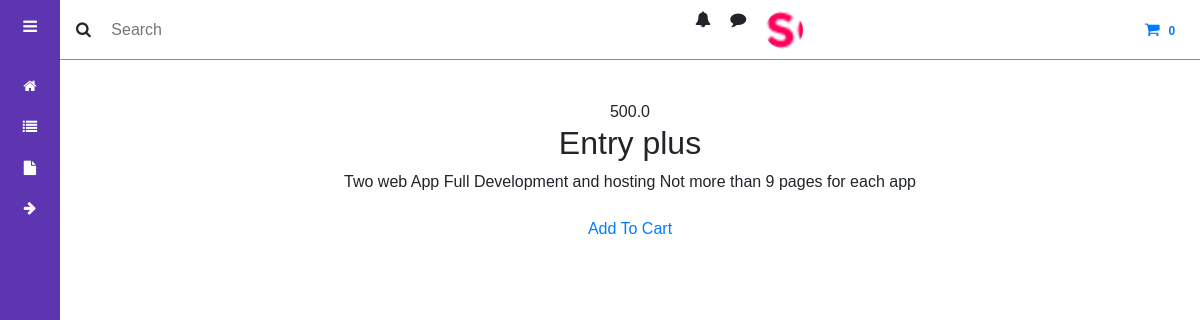
The app's page /dashboard/cart/description/fff-09 (signed in) with its own data.
### app/models.py (models this page shows, shortened)
class Product(models.Model):
  name=models.CharField(max_length=200,null=True)
  slug=models.SlugField()
  price=models.FloatField()
  description=models.TextField(null=True)

### dashboard/views.py (the view)
# urls.py: path('cart/description/<slug:slug>', views.DashboardView, name="desc"),
@login_required(login_url="accounts:login")
def DashboardView(request, slug):
    if request.user.is_authenticated:
        product = Product.objects.get(slug=slug)
        context = {
            'product':product
        }
        return render(request, 'dashboard/package_desc.html', context)

### dashboard/templatetags/cart_tags.py (called while the page is built)
@register.filter
def cart_count(user):
  if user.is_authenticated:
    query=Order.objects.filter(user=user,complete=False)
    if query.exists():
      return query[0].products.count()
  return 0

### dashboard/templates/dashboard/package_desc.html (shortened to what this page needs)
{% extends 'base.html' %}
{% load static %}
{% block content %}
<section class="package-desc">
    <div class="container">
        <div class="row justify-content-center mt-4">
            <div class="col-md-8 col-lg-12 text-center">
                <span>{{product.price}}</span>
                <h2>{{product.name}}</h2>
                <p>{{product.description}}</p>
                <a href="{% url 'dashboard:add_to_cart' slug=product.slug %}" class="btn btn-outline-white">Add To Cart</a>
            </div>
        </div>
    </div>
</section>
{% endblock %}

### templates/base.html (shortened to what this page needs)
{% load static %}
<!DOCTYPE HTML>
<html>
  <head>
  {% load cart_tags %}
    <link href="{% static 'css/admin.css' %}"rel="stylesheet">
    <link href="{% static 'lib/bootstrap/css/bootstrap.min.css' %}" rel="stylesheet">
    <link href="{% static 'lib/font-awesome/css/font-awesome.min.css' %}" rel="stylesheet">
  </head>
</html>
<body>
        <div class="sidebar">
            <div class="sidebar-header">
                <label for="sidebar-toggle" class="fa fa-bars" ></label>
            </div>
            <div class="sidebar-menu">
                <ul>
                    <li>
                        <a href="{% url 'app:home' %}">
                            <span class="fa fa-home"></span>
                        </a>
                    </li>
                    <li>
                        <a href="{% url 'dashboard:dashboard' %}">
                            <span class="fa fa-list "></span>
                        </a>
                    </li>
                    <li>
                        <a href="{% url 'dashboard:order_history' %}">
                            <span class="fa fa-file "></span>
                        </a>
                    </li>
                    <li>
                        <a href="{% url 'accounts:logout' %}">
                            <span class="fa fa-arrow-right"></span>
                        </a>
                    </li>
                </ul>
    </div>
            </div>
 <div class="main-content">
        <header>
        <div class="search-wrapper">
         <span class="fa fa-search"></span>
         <input type="search" placeholder="Search">
         </div>
         <div class="social-icons">
            <span class=" fa fa-bell"></span>
            <span class="fa fa-comment"></span>
            <div></div>
        </div>
    {% if request.user.is_authenticated %}
        <div class="cart">
            <a href="{% url 'dashboard:cart_view' %}">
            <span class="fa fa-shopping-cart my-cart-icon">
                <span class="badge badge-notify z-depth-1 mr-1">{{request.user|cart_count}}</span>
                </span>
                </a>
        </div>
    {% endif %}
     </header>
    <main>
        {% block content %}
        {% endblock %}
    </main>
  </body>
</html>

### assets/css/admin.css (style rules this page uses)
:root { --main-color:#5e35b1; --color-dark:#1d2231; --text-grey:#8390a2; --secondary-color:#f3e5f5; }
* { font-family: 'poppins', sans-serif; margin:0; padding:0; text-decoration:none; list-style: none; box-sizing:border-box; }
.sidebar { height: 100%; width: 240px; position: fixed; left:0; top:0; z-index:100; background: var(--main-color); color: #fff; overflow-y: auto; transition:width 500ms; }
.sidebar-header { display:flex; justify-content:space-between; align-items: center; height:60px; padding: 0rem 1rem; }
.sidebar-menu { padding: 1rem; }
.sidebar ul { margin-bottom: 1rem; }
.sidebar li { margin-bottom: 1.2rem; }
.sidebar li a { color: #fff; font-size: .9rem; text-decoration: none; }
.main-content { position:relative; margin-left:240px; transition: margin-left 500ms; }
.main-content header { position: fixed; top: 0; left: 240px; display:flex; z-index: 100; width: calc(100% - 240px); background: #fff; height: 60px; padding: 0rem 1rem; align-items: center; justify-content: space-between; border-bottom: 1px solid var(--text-grey); transition: left 500ms; }
,.main-content header .search-wrapper { display: flex; align-items: center; }
.main-content header .search-wrapper input { border: 0; outline: 0; padding: 1rem; height: 38px; }
.main-content header .social-icons { display: flex; }
.main-content header .social-icons span, .main-content header .social-icons div { margin-left:1.2rem; }
.main-content header .social-icons div { height: 38px; width:38px; background-size: cover; background-repeat: no-repeat; background-image: url(img/logo.png); border-radius:50%; }
main { margin-top: 60px; background: #fff; min-height: 90vh; padding: 1rem 3rem; }
.cart { padding: 60px 0; }
@media screen and (max-width:1200px) { .sidebar { width: 60px; z-index: 150; } }
@media screen and (max-width:1200px) { .main-content header { left: 60px; width: calc(100% - 60px ); } }
@media screen and (max-width:1200px) { .main-content { margin-left:60px; } }
@media screen and (max-width:1200px) { .sidebar .sidebar-header, .sidebar li { display: flex; justify-content: center; } }
@media screen and (max-width:1200px) { #sidebar-toggle:checked ~ .sidebar .sidebar-header, { display: flex; justify-content: space-between; } }

### records on screen
Product: price "500.0", name "Entry plus", description "Two web App Full Development and hosting Not more than 9 pages for each app"

### other values on screen
{{ request.user|cart_count }} "0"
